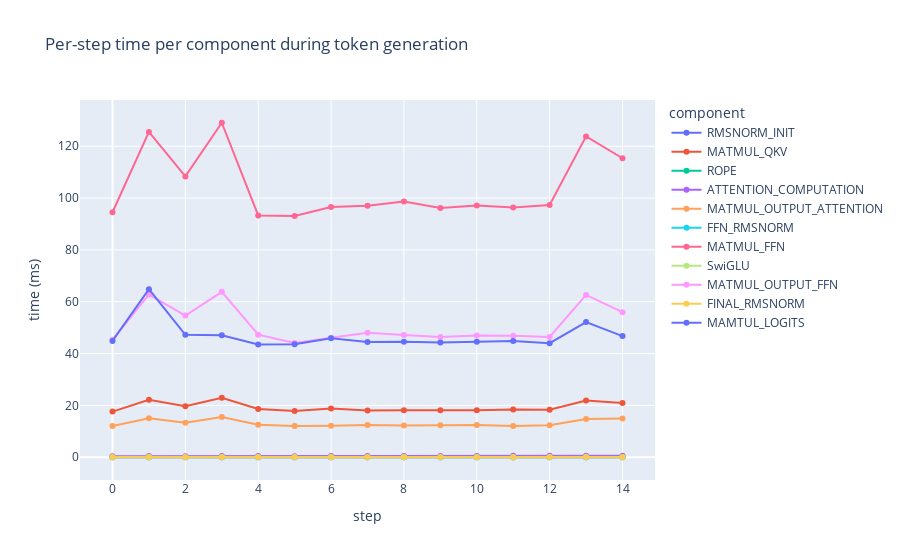

Notebook cell for this chart:
### Code cell
import json
import pandas as pd
import plotly.express as px

with open(file) as f:
    data = json.load(f)

json2 = data["JSON_2"]

rows = []
for component, values in json2.items():
    if not isinstance(values, list):
        continue
    cleaned = [v for v in values[2:] if v != 0]
    for i, v in enumerate(cleaned):
        rows.append({
            "step": i,
            "time": v,
            "component": component
        })

df = pd.DataFrame(rows)

fig = px.line(
    df,
    x="step",
    y="time",
    color="component",
    markers=True,
    labels={"time": "time (ms)"},
    title="Per-step time per component during token generation"
)

fig.show()

### Figure 1 — Plotly figure (JSON) as saved in the notebook; plotly's stock layout.template omitted (floating-point values rounded to 4 significant figures)
{"data": [{"hovertemplate": "component=RMSNORM_INIT<br>step=%{x}<br>time (ms)=%{y}<extra></extra>", "legendgroup": "RMSNORM_INIT", "line": {"color": "#636efa", "dash": "solid"}, "marker": {"symbol": "circle"}, "mode": "lines+markers", "name": "RMSNORM_INIT", "orientation": "v", "showlegend": true, "type": "scatter", "x": [0, 1, 2, 3, 4, 5, 6, 7, 8, 9, 10, 11, 12, 13, 14], "xaxis": "x", "y": [0.0231, 0.0229, 0.0265, 0.0284, 0.0246, 0.0229, 0.0255, 0.0243, 0.0308, 0.0248, 0.0238, 0.0288, 0.0246, 0.0303, 0.0284], "yaxis": "y"}, {"hovertemplate": "component=MATMUL_QKV<br>step=%{x}<br>time (ms)=%{y}<extra></extra>", "legendgroup": "MATMUL_QKV", "line": {"color": "#EF553B", "dash": "solid"}, "marker": {"symbol": "circle"}, "mode": "lines+markers", "name": "MATMUL_QKV", "orientation": "v", "showlegend": true, "type": "scatter", "x": [0, 1, 2, 3, 4, 5, 6, 7, 8, 9, 10, 11, 12, 13, 14], "xaxis": "x", "y": [17.61, 22.16, 19.68, 22.97, 18.66, 17.8, 18.84, 18.02, 18.15, 18.09, 18.1, 18.42, 18.34, 21.92, 20.98], "yaxis": "y"}, {"hovertemplate": "component=ROPE<br>step=%{x}<br>time (ms)=%{y}<extra></extra>", "legendgroup": "ROPE", "line": {"color": "#00cc96", "dash": "solid"}, "marker": {"symbol": "circle"}, "mode": "lines+markers", "name": "ROPE", "orientation": "v", "showlegend": true, "type": "scatter", "x": [0, 1, 2, 3, 4, 5, 6, 7, 8, 9, 10, 11, 12, 13, 14], "xaxis": "x", "y": [0.0818, 0.118, 0.0868, 0.1166, 0.0827, 0.0923, 0.0837, 0.098, 0.0911, 0.0889, 0.0999, 0.0975, 0.0923, 0.1168, 0.1094], "yaxis": "y"}, {"hovertemplate": "component=ATTENTION_COMPUTATION<br>step=%{x}<br>time (ms)=%{y}<extra></extra>", "legendgroup": "ATTENTION_COMPUTATION", "line": {"color": "#ab63fa", "dash": "solid"}, "marker": {"symbol": "circle"}, "mode": "lines+markers", "name": "ATTENTION_COMPUTATION", "orientation": "v", "showlegend": true, "type": "scatter", "x": [0, 1, 2, 3, 4, 5, 6, 7, 8, 9, 10, 11, 12, 13, 14], "xaxis": "x", "y": [0.4094, 0.4668, 0.4263, 0.478, 0.4418, 0.4334, 0.4663, 0.4814, 0.5026, 0.5224, 0.526, 0.5376, 0.5569, 0.5708, 0.5901], "yaxis": "y"}, {"hovertemplate": "component=MATMUL_OUTPUT_ATTENTION<br>step=%{x}<br>time (ms)=%{y}<extra></extra>", "legendgroup": "MATMUL_OUTPUT_ATTENTION", "line": {"color": "#FFA15A", "dash": "solid"}, "marker": {"symbol": "circle"}, "mode": "lines+markers", "name": "MATMUL_OUTPUT_ATTENTION", "orientation": "v", "showlegend": true, "type": "scatter", "x": [0, 1, 2, 3, 4, 5, 6, 7, 8, 9, 10, 11, 12, 13, 14], "xaxis": "x", "y": [12.06, 15.08, 13.34, 15.55, 12.56, 12.09, 12.15, 12.49, 12.29, 12.32, 12.41, 12.04, 12.34, 14.72, 14.95], "yaxis": "y"}, {"hovertemplate": "component=FFN_RMSNORM<br>step=%{x}<br>time (ms)=%{y}<extra></extra>", "legendgroup": "FFN_RMSNORM", "line": {"color": "#19d3f3", "dash": "solid"}, "marker": {"symbol": "circle"}, "mode": "lines+markers", "name": "FFN_RMSNORM", "orientation": "v", "showlegend": true, "type": "scatter", "x": [0, 1, 2, 3, 4, 5, 6, 7, 8, 9, 10, 11, 12, 13, 14], "xaxis": "x", "y": [0.0212, 0.0236, 0.0219, 0.0277, 0.0188, 0.0217, 0.0193, 0.0215, 0.0246, 0.0196, 0.0272, 0.0241, 0.0226, 0.0262, 0.0224], "yaxis": "y"}, {"hovertemplate": "component=MATMUL_FFN<br>step=%{x}<br>time (ms)=%{y}<extra></extra>", "legendgroup": "MATMUL_FFN", "line": {"color": "#FF6692", "dash": "solid"}, "marker": {"symbol": "circle"}, "mode": "lines+markers", "name": "MATMUL_FFN", "orientation": "v", "showlegend": true, "type": "scatter", "x": [0, 1, 2, 3, 4, 5, 6, 7, 8, 9, 10, 11, 12, 13, 14], "xaxis": "x", "y": [94.52, 125.5, 108.4, 129.1, 93.3, 93.05, 96.52, 97.05, 98.69, 96.19, 97.14, 96.34, 97.32, 123.8, 115.4], "yaxis": "y"}, {"hovertemplate": "component=SwiGLU<br>step=%{x}<br>time (ms)=%{y}<extra></extra>", "legendgroup": "SwiGLU", "line": {"color": "#B6E880", "dash": "solid"}, "marker": {"symbol": "circle"}, "mode": "lines+markers", "name": "SwiGLU", "orientation": "v", "showlegend": true, "type": "scatter", "x": [0, 1, 2, 3, 4, 5, 6, 7, 8, 9, 10, 11, 12, 13, 14], "xaxis": "x", "y": [0.1338, 0.1459, 0.1433, 0.1411, 0.1278, 0.1221, 0.138, 0.1407, 0.1421, 0.139, 0.1414, 0.1419, 0.1397, 0.1569, 0.1371], "yaxis": "y"}, {"hovertemplate": "component=MATMUL_OUTPUT_FFN<br>step=%{x}<br>time (ms)=%{y}<extra></extra>", "legendgroup": "MATMUL_OUTPUT_FFN", "line": {"color": "#FF97FF", "dash": "solid"}, "marker": {"symbol": "circle"}, "mode": "lines+markers", "name": "MATMUL_OUTPUT_FFN", "orientation": "v", "showlegend": true, "type": "scatter", "x": [0, 1, 2, 3, 4, 5, 6, 7, 8, 9, 10, 11, 12, 13, 14], "xaxis": "x", "y": [45.38, 62.75, 54.65, 63.81, 47.29, 44.13, 46.07, 48.07, 47.17, 46.42, 46.96, 46.9, 46.4, 62.64, 55.99], "yaxis": "y"}, {"hovertemplate": "component=FINAL_RMSNORM<br>step=%{x}<br>time (ms)=%{y}<extra></extra>", "legendgroup": "FINAL_RMSNORM", "line": {"color": "#FECB52", "dash": "solid"}, "marker": {"symbol": "circle"}, "mode": "lines+markers", "name": "FINAL_RMSNORM", "orientation": "v", "showlegend": true, "type": "scatter", "x": [0, 1, 2, 3, 4, 5, 6, 7, 8, 9, 10, 11, 12, 13, 14], "xaxis": "x", "y": [0.001, 0.0012, 0.0019, 0.0012, 0.0012, 0.0019, 0.001, 0.001, 0.001, 0.0012, 0.001, 0.001, 0.001, 0.001, 0.001], "yaxis": "y"}, {"hovertemplate": "component=MAMTUL_LOGITS<br>step=%{x}<br>time (ms)=%{y}<extra></extra>", "legendgroup": "MAMTUL_LOGITS", "line": {"color": "#636efa", "dash": "solid"}, "marker": {"symbol": "circle"}, "mode": "lines+markers", "name": "MAMTUL_LOGITS", "orientation": "v", "showlegend": true, "type": "scatter", "x": [0, 1, 2, 3, 4, 5, 6, 7, 8, 9, 10, 11, 12, 13, 14], "xaxis": "x", "y": [44.88, 64.85, 47.24, 47.05, 43.48, 43.63, 45.87, 44.51, 44.56, 44.29, 44.56, 44.82, 44.02, 52.16, 46.76], "yaxis": "y"}], "layout": {"legend": {"title": {"text": "component"}, "tracegroupgap": 0}, "title": {"text": "Per-step time per component during token generation"}, "xaxis": {"anchor": "y", "domain": [0, 1], "title": {"text": "step"}}, "yaxis": {"anchor": "x", "domain": [0, 1], "title": {"text": "time (ms)"}}}}
